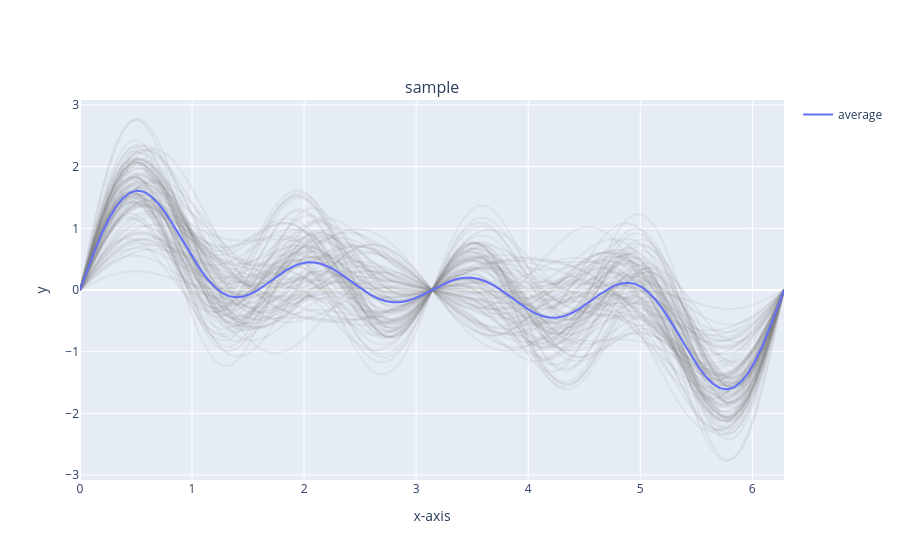

Here is the notebook cell this chart was saved with:
### Code cell
fig1 = make_subplots(
    rows=1,
    cols=len(spec_input.specnames),
    subplot_titles=data.specnames,
    horizontal_spacing=0.15,
)
axis_dict = {}
for i, spec in enumerate(data.specnames):
    xaxis_label, yaxis_label = (
        spec_input.spec_metadata[spec].xaxis_label,
        spec_input.spec_metadata[spec].yaxis_label,
    )
    axis_dict[spec] = (xaxis_label, yaxis_label)
    x = getattr(data, f"{spec}_xaxis")
    y = getattr(data, f"{spec}")
    plotter = psf(
        xaxis=x,
        arr=y,
        xaxis_label=xaxis_label,
        yaxis_label=yaxis_label,
        name="",
        fig=fig1,
        row=1,
        col=i + 1,
    )
    plotter.plot_raw_spec()
fig1
